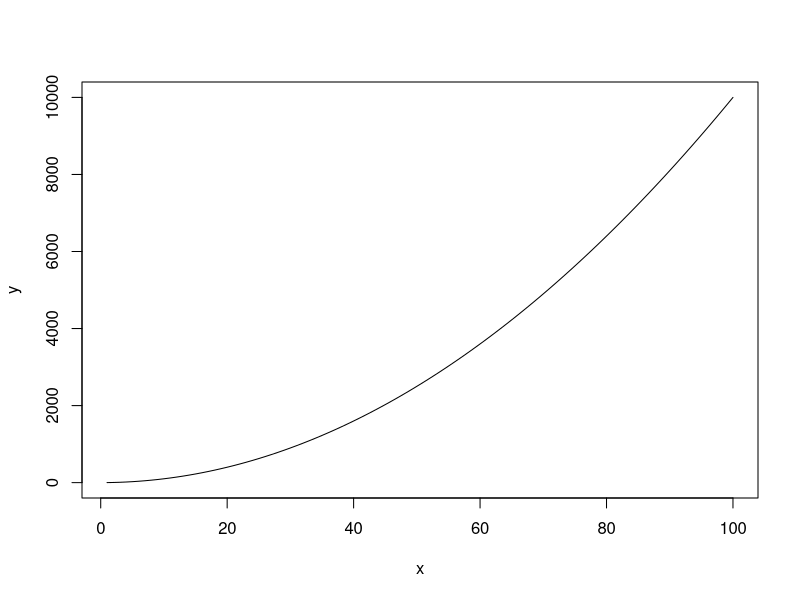

R code for this plot:
## ---- chunk 1
#| code-fold: true
x = 1:100
y = x^2
plot(x,y,type='l')
